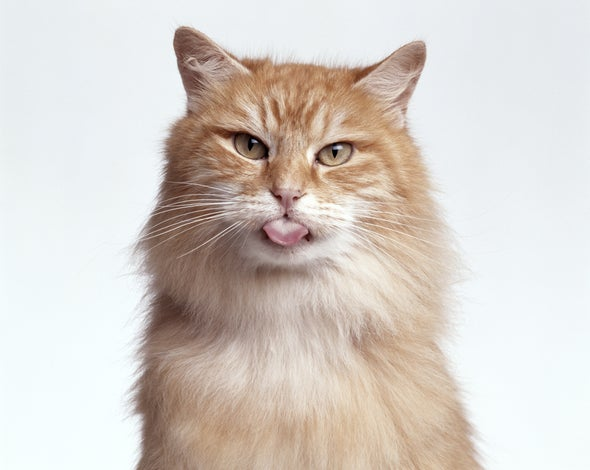
#> input picture cat.jpg, 590 x 470 px
$ python img_exp.py
#> lines starting #> are read from the running program, lines starting #| are printed output that depends on the picture
### deepclean/main.py
import os, copy, cv2, imageio
import matplotlib.pyplot as plt
import matplotlib.image as mpimg
from PIL import Image
import numpy as np


class Data(object):
    """
    A base class for text, image data (and speech). It implements basic methods to provide
    support for child class.
    ...

    Attributes
    ---------
    file_name : str
        a str to store file name
    data : str
        a formatted string to print out what the animal says
    words : str
        list of strings, tokens from sentences
    count_words : int
        variable to store total number of words in given data
    count_sentences : int
        variable to store total number of sentences in given data
    each_word_count : dict
        python dict to store key: value for every word (key) and its count (value).
    shape : list
        dimensions of image in a list
    format : str
        format of image (eg: jpg/ png)

    Methods
    -------
    - getSummary() :
    - _file_or_not() :
    - _reader() :
    - _read_image()
    - _getDim()

    """

    filename = ''
    text = []
    nsentences = 0
    nwords = 0
    each_word_count = {}
    tokens = []
    words = []
    sentences = []
    dim = []

    # [114 lines left out: functions __init__, _flatlist, copy, _file_or_not, _reader, not called in this run]


    def _read_image(self, file):
        """
        Given a image filename, return image.

        Parameters
        ----------
        file : str
                file name of image

        Returns
        ----------
        img : image (2d array of pixels)
                Returns image

        Raises
        ------
        ValueError
            If file name is invalid, raise value error.
        """
#> called with file = 'cat.jpg'

        if type(file) == None: # or file is not:
            raise ValueError('file name not given or file does not exist. Check file name.')

        img = imageio.imread(file)
#> img is the input picture: shape (470, 590, 3); mean R, G, B 214.6, 207, 200.9
        return img

    # [62 lines left out: functions _getDim, _getSummary, not called in this run]

### deepclean/image/denoise.py
import numpy as np
import cv2
import scipy.ndimage as nd
from skimage.restoration import (denoise_tv_chambolle, denoise_bilateral,
                                 denoise_wavelet, estimate_sigma)
from deepclean.main import Data

class Denoise(Data):
    """
    Denoise is a sub-class  of Data Class which implements various methods
    for denoising image data.
    """

    def __init__(self):
        pass

    # [37 lines left out: functions gauss_denoised, med_denoised, not called in this run]

    def total_variation_denoised(self, image):
        """
        Perform total-variation denoising.

        Parameters
        ----------
        image : ndarray
                input data

        Returns
        ------
        denoised_image : ndarray
                Denoised image

        """
        img = Data._read_image(self, image)
        denoised_image = denoise_tv_chambolle(img,  weight=100)
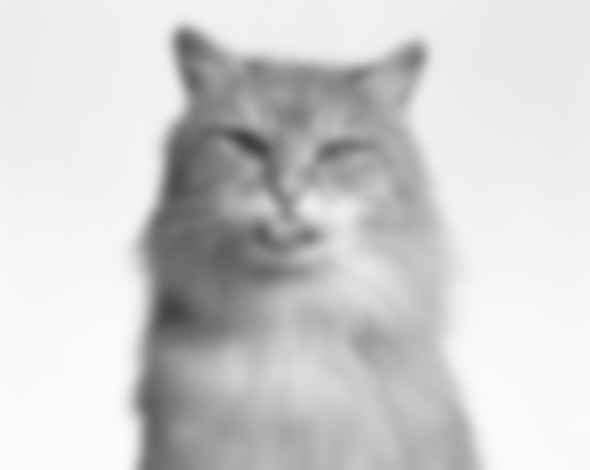
#> denoised_image: shape (470, 590, 3) float64; mean R, G, B 0.814, 0.814, 0.814
        return denoised_image

    # [37 lines left out: functions bilateral_denoised, wavelet_denoised, not called in this run]

### img_exp.py
import matplotlib.pyplot as plt
import matplotlib.image as mpimg
from PIL import Image
import cv2, os
import numpy as np

import deepclean.image.main as img
import deepclean.image.normalize as nz
import deepclean.image.augmentation as aug
import deepclean.image.denoise as dn


file = 'cat.jpg'

ob = dn.Denoise()
ob.total_variation_denoised(file)
